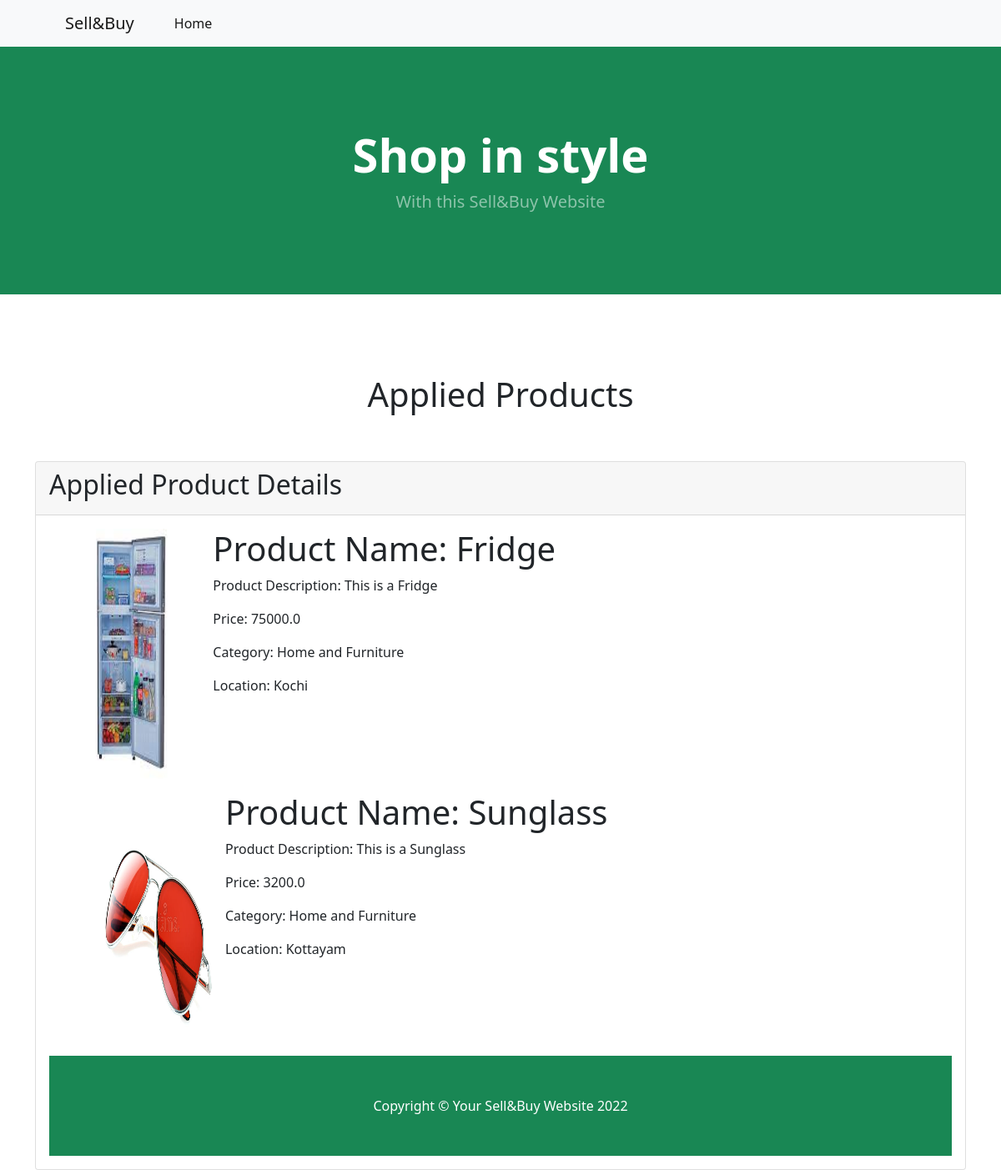
The app's page /applied_product/ (signed in) with its own data.
### sellerapp/models.py (models this page shows)
class Product(models.Model):
    userid = models.ForeignKey(User,on_delete=models.CASCADE,null=True)
    product_name = models.CharField(max_length=100,null=True)
    product_desc = models.CharField(max_length=1000,null=True)
    category = models.CharField(max_length=100,null=True)
    location = models.CharField(max_length=100,null=True)
    product_price = models.FloatField(max_length=100,null=True)
    product_img = models.FileField(upload_to='media',null=True,blank=True)
    time = models.DateTimeField(null=True,blank=True)
    def __str__(self):
        return self.product_name

### sellerapp/views.py (the view)
# urls.py: path('applied_product/', applied_product, name='applied_product'),
def applied_product(request):
    userid = request.user
    data = BuyProduct.objects.filter(buyer_name=request.user).values('product_id')
    li = []
    for product_id in data:
        print(product_id['product_id'])
        product_details = Product.objects.get(id=product_id['product_id'])
        li.append(product_details)
    print(product_details)
    return render(request, "applied_product.html", {'BuyProduct': li})

### sellerapp/models.py (called while the page is built)
    def __str__(self):
        return self.username

### sellerapp/templates/applied_product.html (shortened to what this page needs)
{% load static %}
<html lang="en">
    <head>
        <link href="https://cdn.jsdelivr.net/npm/bootstrap-icons@1.5.0/font/bootstrap-icons.css" rel="stylesheet" />
        <link rel="stylesheet" href="{% static 'dist/css/styles.css' %}" type="text/css" />
    </head>
    <body>
        <nav class="navbar navbar-expand-lg navbar-light bg-light">
            <div class="container px-4 px-lg-5">
                <a class="navbar-brand" href="#!">Sell&Buy</a>
                <div class="collapse navbar-collapse" id="navbarSupportedContent">
                    <ul class="navbar-nav me-auto mb-2 mb-lg-0 ms-lg-4">
                        <li class="nav-item"><a class="nav-link active" aria-current="page" href="{% url 'indexpage' %}">Home</a></li>
                    </ul>
                </div>
            </div>
        </nav>
        <header class="bg-success py-5">
            <div class="container px-4 px-lg-5 my-5">
                <div class="text-center text-white">
                    <h1 class="display-4 fw-bolder">Shop in style</h1>
                    <p class="lead fw-normal text-white-50 mb-0">With this Sell&Buy Website</p>
                </div>
            </div>
        </header><br><br><br><br>
        <h1 style="text-align:center;">Applied Products</h1>
        <br><br>
        <div class="container">
            <div class="card">
                <div class="card-header">
                    <h2>Applied Product Details</h2>
                </div>
                {% for product1 in BuyProduct %}
                <div class="card-body">
                    <div class="container row">
                        <div class="col-md-2">
                            <img src="{{ product1.product_img.url }}" style="height: 300px;width: 150px;" alt="Image">
                        </div>
                        <div class="col-md-10">
                            <h1>Product Name: {{ product1.product_name }}</h1>
                            <p>Product Description: {{ product1.product_desc }}</p>
                            <p>Price: {{ product1.product_price }}</p>
                            <p>Category: {{ product1.category }}</p>
                            <p>Location: {{ product1.location }}</p>
                        </div>
                    {% endfor %}
                </div>
            </div>
        </div>
        <footer class="py-5 bg-success">
            <div class="container"><p class="m-0 text-center text-white">Copyright &copy; Your Sell&Buy Website 2022</p></div>
        </footer>
        </div>
    </body>
</html>

### records on screen
Product: product_img (picture), product_name "Fridge", product_desc "This is a Fridge", product_price "75000.0", category "Home and Furniture", location "Kochi"
Product: product_img (picture), product_name "Sunglass", product_desc "This is a Sunglass", product_price "3200.0", category "Home and Furniture", location "Kottayam"
